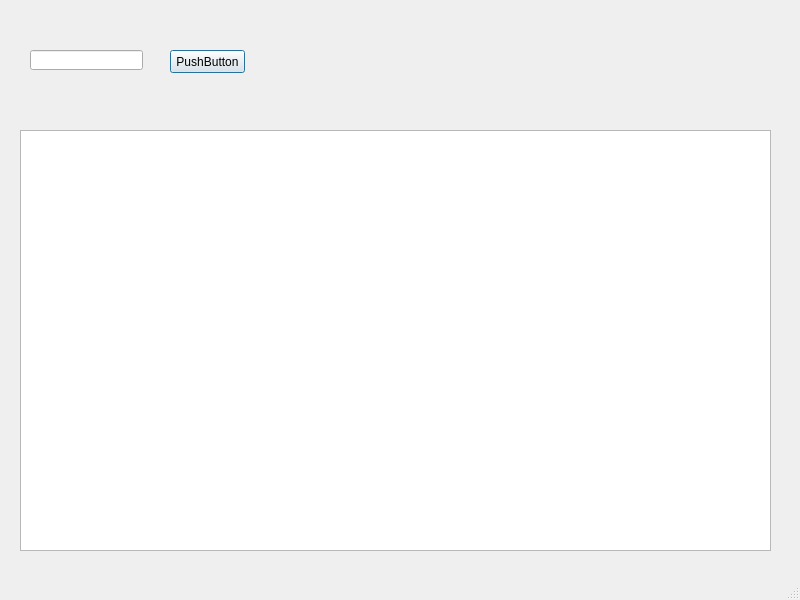
<?xml version="1.0" encoding="UTF-8"?>
<ui version="4.0">
 <class>MainWindow</class>
 <widget class="QMainWindow" name="MainWindow">
  <property name="geometry">
   <rect>
    <x>0</x>
    <y>0</y>
    <width>800</width>
    <height>600</height>
   </rect>
  </property>
  <property name="windowTitle">
   <string>MainWindow</string>
  </property>
  <widget class="QWidget" name="centralwidget">
   <widget class="QPlainTextEdit" name="TextEdit">
    <property name="geometry">
     <rect>
      <x>20</x>
      <y>130</y>
      <width>751</width>
      <height>421</height>
     </rect>
    </property>
   </widget>
   <widget class="QLineEdit" name="lineEdit">
    <property name="geometry">
     <rect>
      <x>30</x>
      <y>50</y>
      <width>113</width>
      <height>20</height>
     </rect>
    </property>
   </widget>
   <widget class="QPushButton" name="pushButton">
    <property name="geometry">
     <rect>
      <x>170</x>
      <y>50</y>
      <width>75</width>
      <height>23</height>
     </rect>
    </property>
    <property name="text">
     <string>PushButton</string>
    </property>
    <property name="autoDefault">
     <bool>true</bool>
    </property>
    <property name="default">
     <bool>true</bool>
    </property>
   </widget>
  </widget>
  <widget class="QMenuBar" name="menubar">
   <property name="geometry">
    <rect>
     <x>0</x>
     <y>0</y>
     <width>800</width>
     <height>21</height>
    </rect>
   </property>
  </widget>
  <widget class="QStatusBar" name="statusbar"/>
 </widget>
 <resources/>
 <connections/>
</ui>
